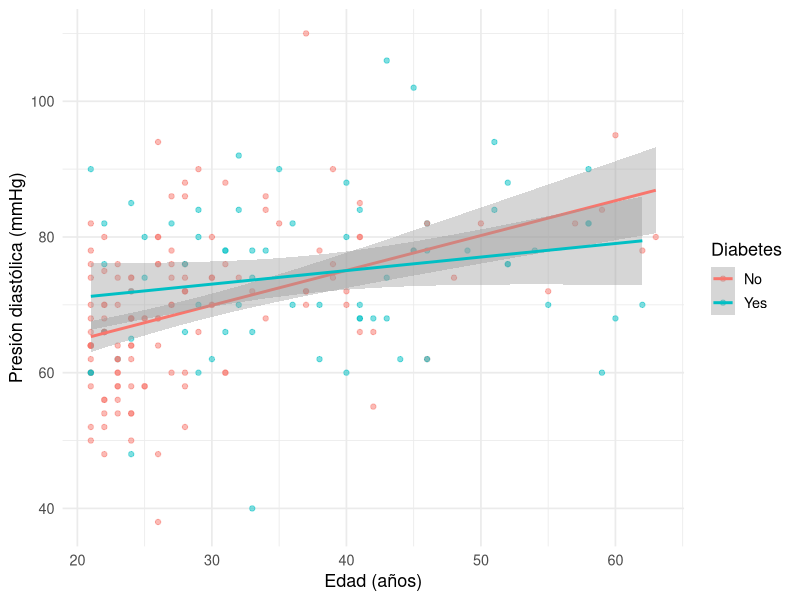
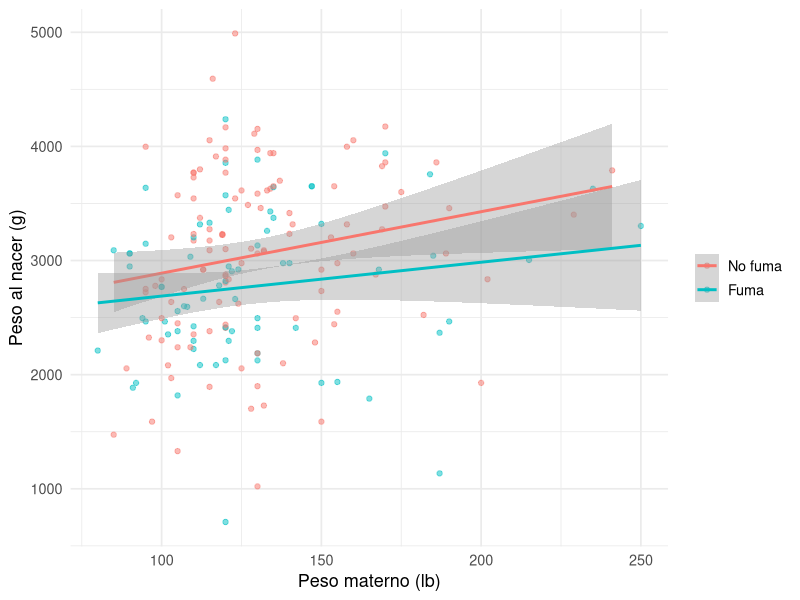
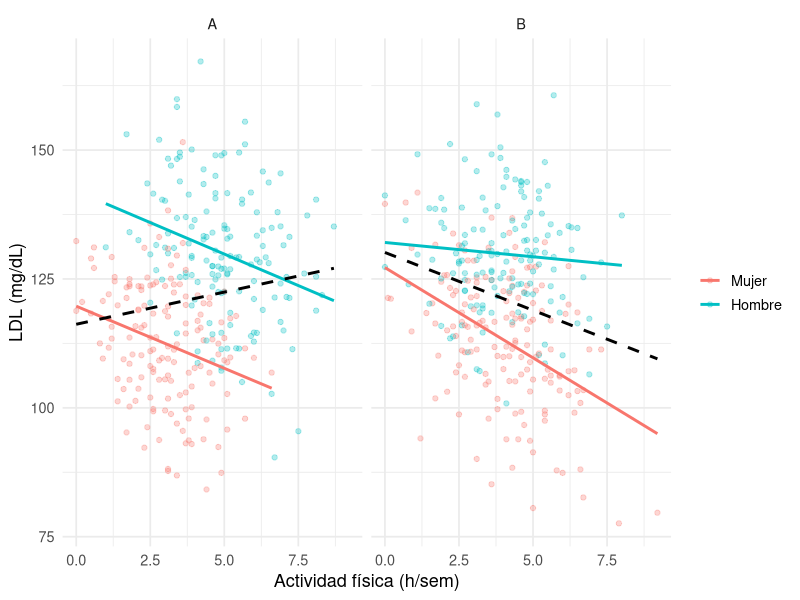

Recreate these plots in R, in order.
# =============================================================
# Modelos lineales — Parte 3: Interacciones
# Soluciones de los ejercicios de práctica
# =============================================================
library(ggplot2)
theme_set(theme_minimal(base_size = 13))

# -------------------------------------------------------------
# Ejercicio 1 — Pima.tr: edad x diabetes sobre presión diastólica
# -------------------------------------------------------------
data(Pima.tr, package = "MASS")

# a) Gráfica por grupo: las rectas NO son paralelas
ggplot(Pima.tr, aes(age, bp, colour = type)) +
  geom_point(alpha = 0.5) +
  geom_smooth(method = "lm") +
  labs(x = "Edad (años)", y = "Presión diastólica (mmHg)", colour = "Diabetes")

# b) Modelos sin y con interacción
p_sin <- lm(bp ~ age + type, data = Pima.tr)
p_con <- lm(bp ~ age * type, data = Pima.tr)
summary(p_con)
anova(p_sin, p_con)          # F = 4.55, p = 0.034 -> hay interacción

# c) Interpretación:
#  (Intercept) = 54.5 : PAD esperada en NO diabética de 0 años (sin sentido)
#  age         = 0.51 : pendiente de la edad en NO diabéticas (mmHg/año)
#  typeYes     = 12.5 : diferencia diabética - no diabética A LOS 0 AÑOS
#  age:typeYes = -0.31: la pendiente en diabéticas es 0.31 mmHg/año menor

# d) Pendientes simples con IC 95 %
p_ref_yes <- lm(bp ~ age * relevel(type, ref = "Yes"), data = Pima.tr)
rbind(No  = c(coef(p_con)["age"],     confint(p_con)["age", ]),
      Yes = c(coef(p_ref_yes)["age"], confint(p_ref_yes)["age", ])) |> round(2)
# No diabéticas: 0.51 mmHg/año; diabéticas: 0.51 - 0.31 = 0.20 mmHg/año

# e) Centrado
Pima.tr$age_c <- Pima.tr$age - mean(Pima.tr$age)
p_cen <- lm(bp ~ age_c * type, data = Pima.tr)
summary(p_cen)
# Cambia: intercepto y typeYes (ahora = diferencia a la edad promedio, ~32 años)
# No cambia: beta3, su EE, su p, el R2 ni los valores ajustados

# f) Redacción (ejemplo):
# "La asociación entre la edad y la presión diastólica difirió según el
#  diagnóstico de diabetes (beta3 = -0.31 mmHg/año; p = 0.034): en no
#  diabéticas la PAD aumentó 0.51 mmHg por año, y en diabéticas 0.20 mmHg por año."

# -------------------------------------------------------------
# Ejercicio 2 — birthwt: peso materno x tabaquismo
# -------------------------------------------------------------
data(birthwt, package = "MASS")
birthwt$smoke_f <- factor(birthwt$smoke, labels = c("No fuma", "Fuma"))

b_con <- lm(bwt ~ lwt * smoke_f, data = birthwt)
summary(b_con)               # lwt:smoke_fFuma p = 0.48 -> sin evidencia de interacción

b_sin <- lm(bwt ~ lwt + smoke_f, data = birthwt)
anova(b_sin, b_con)
summary(b_sin)
# Modelo final: sin interacción (si no había hipótesis fuerte que justificara mantenerla).
# smoke_fFuma = diferencia promedio de peso al nacer entre hijos de fumadoras y no
# fumadoras, ajustando por peso materno, IGUAL para cualquier lwt (líneas paralelas).

ggplot(birthwt, aes(lwt, bwt, colour = smoke_f)) +
  geom_point(alpha = 0.5) +
  geom_smooth(method = "lm") +
  labs(x = "Peso materno (lb)", y = "Peso al nacer (g)", colour = NULL)

# -------------------------------------------------------------
# Ejercicio 3 — Datos Bio3_24a (Celis)
# -------------------------------------------------------------
bio3_24a <- data.frame(
  x1 = c(0, 0, 0, 0, 0, 1, 1, 1, 2, 2, 2),
  x2 = c(0.28, 1.85, 3.73, 7.62, 8.12, 2.07, 2.09, 5.76, 5.83, 8.94, 9.39),
  y  = c(1.04, 2.30, 4.39, 9.49, 8.28, 4.85, 4.91, 7.44, 8.20, 11.04, 12.72))

c_sin <- lm(y ~ x1 + x2, data = bio3_24a)
c_con <- lm(y ~ x1 * x2, data = bio3_24a)
summary(c_sin); summary(c_con)
anova(c_sin, c_con)          # F = 1.08, p = 0.33
c(R2adj_sin = summary(c_sin)$adj.r.squared,
  R2adj_con = summary(c_con)$adj.r.squared)
# La interacción no mejora el modelo (F no significativa; R2 ajustado prácticamente igual). Con n = 11 el poder es muy bajo:
# "no significativo" NO demuestra ausencia de interacción.

# -------------------------------------------------------------
# Ejercicio 4 — ¿Confusión o interacción?
# -------------------------------------------------------------
set.seed(42); n <- 300
sexo <- rbinom(n, 1, 0.5)
act  <- pmax(0, round(3 + 2*sexo + rnorm(n, 0, 1.5), 1))
ldl  <- 120 + 20*sexo - 2*act + rnorm(n, 0, 12)
base_A <- data.frame(ldl, act, sexo = factor(sexo, labels = c("Mujer", "Hombre")))
sexo <- rbinom(n, 1, 0.5)
act  <- pmax(0, round(4 + rnorm(n, 0, 1.5), 1))
ldl  <- 130 - 4*act*(1 - sexo) + rnorm(n, 0, 12)
base_B <- data.frame(ldl, act, sexo = factor(sexo, labels = c("Mujer", "Hombre")))

evaluar <- function(d) {
  list(crudo    = coef(lm(ldl ~ act, d))["act"],
       ajustado = coef(lm(ldl ~ act + sexo, d))["act"],
       interac  = summary(lm(ldl ~ act * sexo, d))$coefficients["act:sexoHombre", ])
}
evaluar(base_A)
# Base A: interacción NO significativa (p = 0.97); crudo = +1.25 vs ajustado = -2.43
#         -> CONFUSIÓN por sexo (¡el efecto crudo hasta cambia de signo!)
evaluar(base_B)
# Base B: interacción significativa (p = 0.001): pendiente en mujeres -3.5,
#         en hombres -3.5 + 2.9 = -0.55 -> MODIFICACIÓN DE EFECTO por sexo

ggplot(rbind(cbind(base_A, base = "A"), cbind(base_B, base = "B")),
       aes(act, ldl, colour = sexo)) +
  geom_point(alpha = 0.3) +
  geom_smooth(method = "lm", se = FALSE) +
  geom_smooth(aes(group = 1), method = "lm", se = FALSE,
              colour = "black", linetype = 2) +
  facet_wrap(~ base) +
  labs(x = "Actividad física (h/sem)", y = "LDL (mg/dL)", colour = NULL)

# -------------------------------------------------------------
# Ejercicio 5 — El costo de omitir la interacción
# -------------------------------------------------------------
# a) Con medias 0, b1 = beta1 + beta3*0 = beta1: el sesgo de b1 y b2 desaparece
#    (aunque los residuales siguen mal comportados).
set.seed(1); N <- 1e5
X <- rnorm(N, 0, 1); Z <- rnorm(N, 0, 1)
sapply(c(-1, -0.5, 0, 0.5, 1), function(b3) {
  Y <- X + Z + b3*X*Z + rnorm(N); coef(lm(Y ~ X + Z))
}) |> round(2)

# b) b2 = beta2 + beta3*muX = 1 + beta3*1 = 0  ->  beta3 = -1

# c) Poder del efecto de X con n = 50 cuando beta3 = -0.5 (b1 esperado = 0)
set.seed(2026)
p_x <- replicate(1000, {
  X <- rnorm(50, 1, 1); Z <- rnorm(50, 2, 1)
  Y <- X + Z - 0.5*X*Z + rnorm(50)
  summary(lm(Y ~ X + Z))$coefficients["X", 4]
})
mean(p_x < 0.05)   # proporción de réplicas "significativas" (aunque beta1 real = 1)
